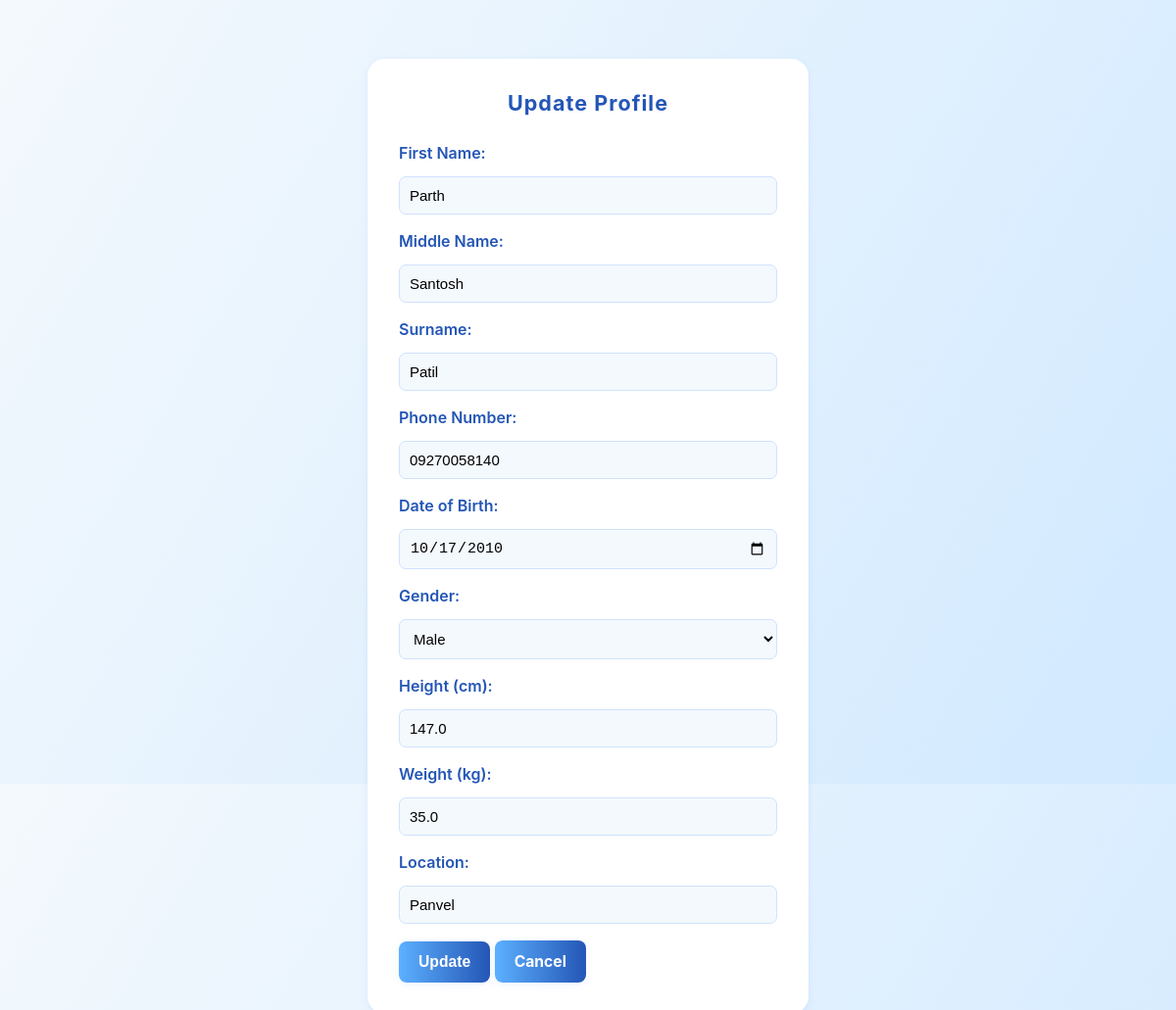
Page /update_profile (signed in) on the committed database.
### tables this page shows
CREATE TABLE users (
                    id INTEGER PRIMARY KEY AUTOINCREMENT,
                    first_name TEXT, middle_name TEXT, surname TEXT,
                    email TEXT UNIQUE, phone TEXT, dob DATE, age INTEGER, gender TEXT,
                    height REAL, weight REAL, location TEXT, password BLOB
                );

### app.py (the view)
@app.route('/update_profile', methods=['GET', 'POST'])
def update_profile():
    if 'user_id' not in session:
        return redirect('/login')
    db = get_db()
    if request.method == 'POST':
        user_id = session['user_id']
        form = request.form
        first_name = form['first_name']
        middle_name = form['middle_name']
        surname = form['surname']
        phone = form['phone']
        dob_str = form['dob']
        gender = form['gender']
        height = float(form['height'])
        weight = float(form['weight'])
        location = form['location']
        dob = datetime.strptime(dob_str, "%Y-%m-%d")
        today = datetime.today()
        age = today.year - dob.year - ((today.month, today.day) < (dob.month, dob.day))
        db.execute('''UPDATE users SET first_name=?, middle_name=?, surname=?, phone=?, dob=?, age=?, gender=?, height=?, weight=?, location=?
                        WHERE id=?''',
                   (first_name, middle_name, surname, phone, dob_str, age, gender, height, weight, location, user_id))
        db.commit()
        flash("Profile updated successfully!")
        return redirect('/dashboard')
    else:
        user = db.execute("SELECT * FROM users WHERE id=?", (session['user_id'],)).fetchone()
        return render_template('edit_profile.html', user=user)

### app.py (called while the page is built)
def get_db():
    if 'db' not in g:
        g.db = sqlite3.connect(DB_PATH)
        g.db.row_factory = sqlite3.Row
    return g.db

### templates/edit_profile.html (shortened to what this page needs)
<!DOCTYPE html>
<html>
<head>
    <link rel="stylesheet" href="{{ url_for('static', filename='style.css') }}">
</head>
<body>
<div class="container">
    <h2>Update Profile</h2>
    <form method="post" action="/update_profile">
        <label>First Name:</label>
        <input type="text" name="first_name" value="{{ user.first_name }}" required>
        <label>Middle Name:</label>
        <input type="text" name="middle_name" value="{{ user.middle_name }}">
        <label>Surname:</label>
        <input type="text" name="surname" value="{{ user.surname }}" required>
        <label>Phone Number:</label>
        <input type="tel" name="phone" value="{{ user.phone }}" required>
        <label>Date of Birth:</label>
        <input type="date" name="dob" value="{{ user.dob }}" required>
        <label>Gender:</label>
        <select name="gender" required>
            <option value="Male" {% if user.gender == "Male" %}selected{% endif %}>Male</option>
        </select>
        <label>Height (cm):</label>
        <input type="number" name="height" value="{{ user.height }}" required>
        <label>Weight (kg):</label>
        <input type="number" name="weight" value="{{ user.weight }}" required>
        <label>Location:</label>
        <input type="text" name="location" value="{{ user.location }}" required>
        <button type="submit">Update</button>
        <a href="/dashboard" class="btn">Cancel</a>
    </form>
</div>
</body>
</html>

### static/style.css (style rules this page uses)
:root { --primary-500: #2456b6; --primary-400: #5cb0ff; --bg-100: #f4f9fd; --card-bg: #fff; --muted-600: #7a9cc6; --success-600: #158442; --danger-600: #a51820; --shadow-01: 0 2px 8px rgba(60,120,240,0.07); --radius-lg: 18px; --radius-md: 12px; --glass: linear-gradient(120deg, #f4f9fd 0%, #d1e9ff 100%); --accent-gradient: linear-gradient(90deg, var(--primary-400) 0%, var(--primary-500) 100%); --card-border-left: 4px solid var(--primary-400); --max-width-sm: 450px; --max-width-md: 800px; --safe-padding: 16px; }
* { box-sizing: border-box; }
html,body { height:100%; }
body { font-family: 'Inter', Roboto, Arial, sans-serif; background: var(--glass); margin: 0; -webkit-font-smoothing:antialiased; color: #163e75; }
.container { max-width: var(--max-width-sm); margin: 60px auto; background: var(--card-bg); padding: 32px; border-radius: var(--radius-lg); box-shadow: var(--shadow-01), 0 1.5px 2px rgba(23,89,210,0.04); position: relative; }
h2, h3 { color: var(--primary-500); margin: 0 0 16px 0; }
h2 { text-align:center; font-weight:700; font-size:1.35rem; letter-spacing:1px; margin-bottom: 28px; }
label { display:block; margin-bottom:7px; font-weight:600; color:var(--primary-500); }
form input, select, textarea { width:100%; padding:10px; margin:7px 0 17px 0; border-radius:7px; border:1px solid #d0e2ff; background: var(--bg-100); font-size:15px; transition: border 0.18s, box-shadow 0.18s; }
button, .btn, .predict-btn, .back-btn { display:inline-block; padding: 12px 20px; background: var(--accent-gradient); color: #fff; border: none; border-radius: 8px; font-weight:700; cursor: pointer; text-decoration: none; transition: transform 0.12s, filter 0.12s; box-shadow: 0 2px 8px rgba(44,110,255,0.08); font-size: 0.98rem; }

### rows in the picture
users: first_name "Parth", middle_name "Santosh", surname "Patil", phone "09270058140", dob "10/17/2010", gender "Male", height "147.0", weight "35.0", location "Panvel"
